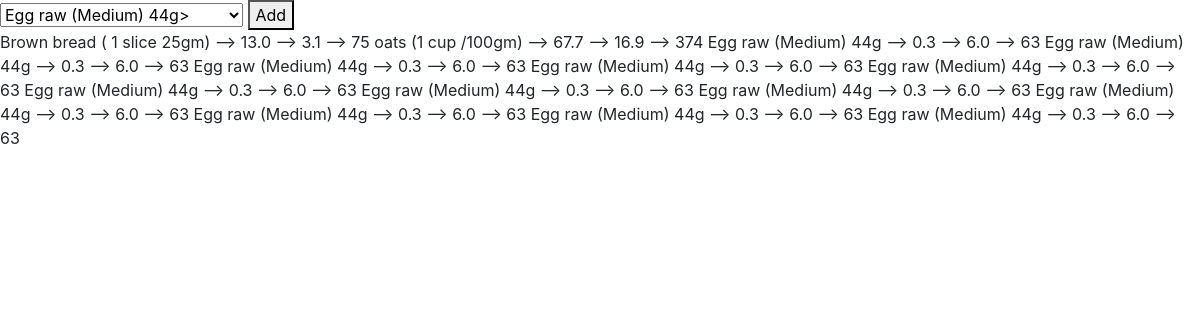
The app's page / (signed in), older data.
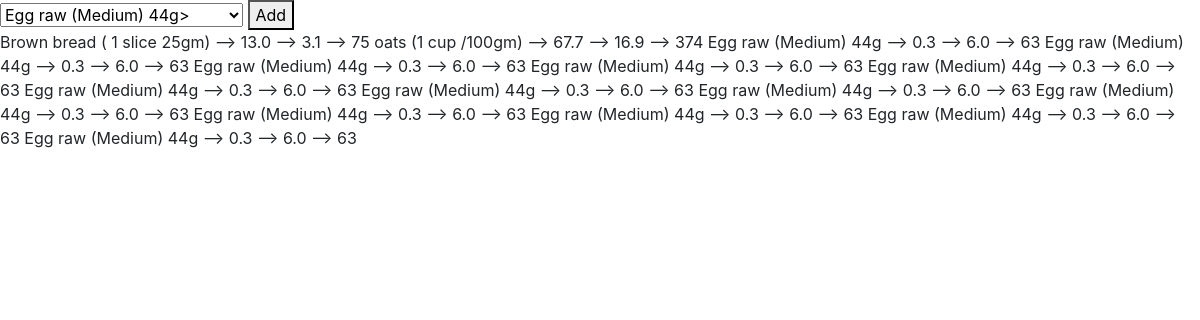
The same page, newer data.
### myapp/models.py (models this page shows, shortened)
class Consume(models.Model):
    user = models.ForeignKey(User, on_delete=models.CASCADE)
    food_consumed = models.ForeignKey(Food, on_delete=models.CASCADE)

class Food(models.Model):
    name = models.CharField(max_length=100)
    carbs = models.FloatField()
    protein = models.FloatField()
    fats = models.FloatField()
    calories = models.IntegerField()

### myapp/views.py (the view)
# urls.py: path('', views.index, name="index"),
def index(request):
    if request.method == "POST":
        food_consumed = request.POST['food_consumed']
        consume = Food.objects.get(name=food_consumed)
        user = request.user
        consume = Consume(user=user, food_consumed=consume)
        consume.save()
        foods = Food.objects.all()
    else:
        foods = Food.objects.all()
    consumed_food = Consume.objects.filter(user=request.user)
    return render(request, 'myapp/index.html', {'foods': foods, 'consumed_food': consumed_food})

### myapp/templates/myapp/index.html (shortened to what this page needs)
<!DOCTYPE html>
<html lang="en">
<head>
    <link rel="stylesheet" href="https://cdn.jsdelivr.net/npm/bootstrap@4.0.0/dist/css/bootstrap.min.css"
>
</head>
<body>
<form method="POST">
    <select name="food_consumed" id="food_consumed">
        {% for food in foods %}
            <option value="{{ food.name }}">{{ food.name }}></option>
        {% endfor %}
    </select>
    <button type="sumit">Add</button>
</form>
{% for c in consumed_food %}
    {{ c.food_consumed.name }} -->
    {{ c.food_consumed.carbs }} -->
    {{ c.food_consumed.protein }} -->
    {{ c.food_consumed.calories }}
{% endfor %}
</body>
</html>

Row changes from the older to the newer data that the page shows:
added Consume: food_consumed.name "Egg raw (Medium) 44g", food_consumed.carbs "0.3", food_consumed.protein "6.0", food_consumed.calories "63"
